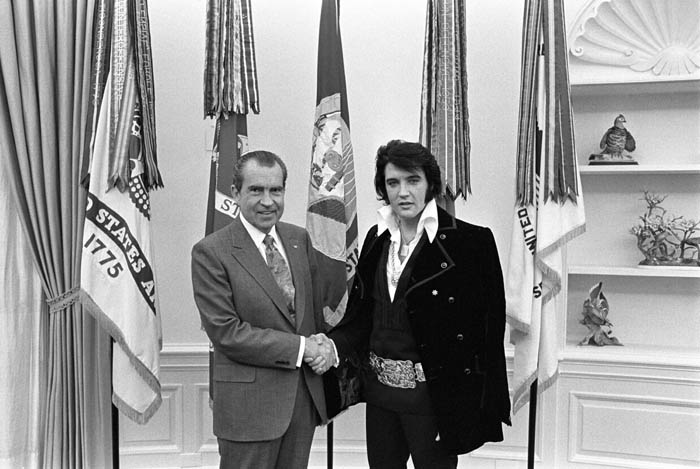
%> input picture Ex2 - PCA, Forces/pca_matlab/elvis.jpg, 700 x 469 px
$ octave pca_demo.m   (GNU Octave 9; MATLAB toolbox functions it lacks are replaced by stand-ins)
%> lines starting %> are read from the running program, lines starting %| are printed output that depends on the picture
% File       : pca_demo.m
% Description: Demo for principal component analysis with the king.  Visit also:
%              http://matlabdatamining.blogspot.ch/2010/02/putting-pca-to-work.html
clear('all');

keepN = 50;

% read the image
I = imread('elvis.jpg');
%> I is the input picture: size 469x700x3 uint8; min 0, max 255, mean 148.7
A = double(rgb2gray(I));

% first stage: construction of the covariance matrix
[m, n] = size(A);
%> m = 469; n = 700
AMean = mean(A); % row vector, where the i-th element is the mean of the i-th column
%> AMean = 700 values, max 208.4 at index 552, min 43.39 at index 431, mean 148.7
AStd  = std(A); % row vector, where the i-th element is the std dev of the i-th column
%> AStd = 700 values, max 108.7 at index 369, min 20.47 at index 179, mean 59.82

% the first part, substracts from each image column its mean value
% normalize each image column with **its** mean value and **its** std dev
B     = (A-repmat(AMean,[m, 1]))./repmat(AStd,[m, 1]);
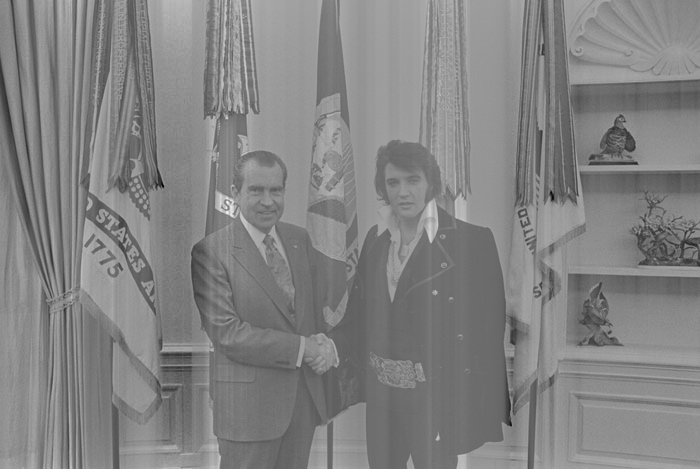
%> B: size 469x700 double; min -6.07, max 5.72, mean 3.05e-17; drawn with min black and max white

C     = cov(B);

% second stage: computation of eigenvalues/eigenvectors
[V,D] = eig(C);

% third stage: principal components
if keepN > n
    keepN = n;
end
VReduced  = V(:, (n-keepN+1):n);
PCReduced = B*VReduced;

% reconstruct compressed image
Z = ((PCReduced * VReduced') .* repmat(AStd,[m, 1])) + repmat(AMean,[m, 1]);

% show the image
figure;imshow(uint8(round(Z)))
%> after `imshow(uint8(round(Z)))`:
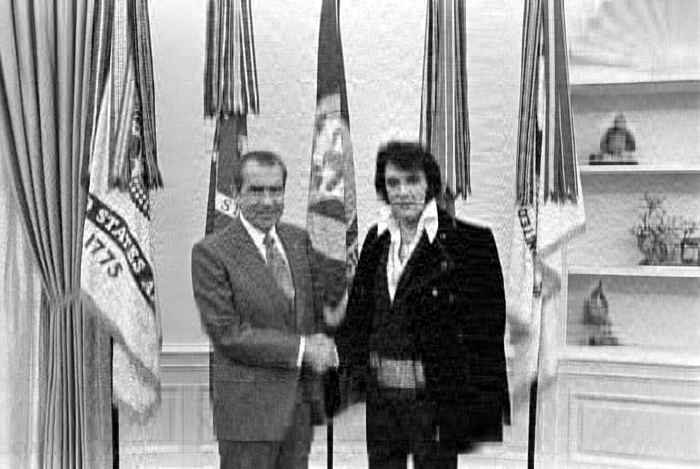
%> displayed picture: size 469x700, on the screen's scale of 0 to 255; min 0, max 255, mean 148.7; mean of the top-left, top-right, bottom-left and bottom-right quarters 159.8, 178, 133.4, 123.7
